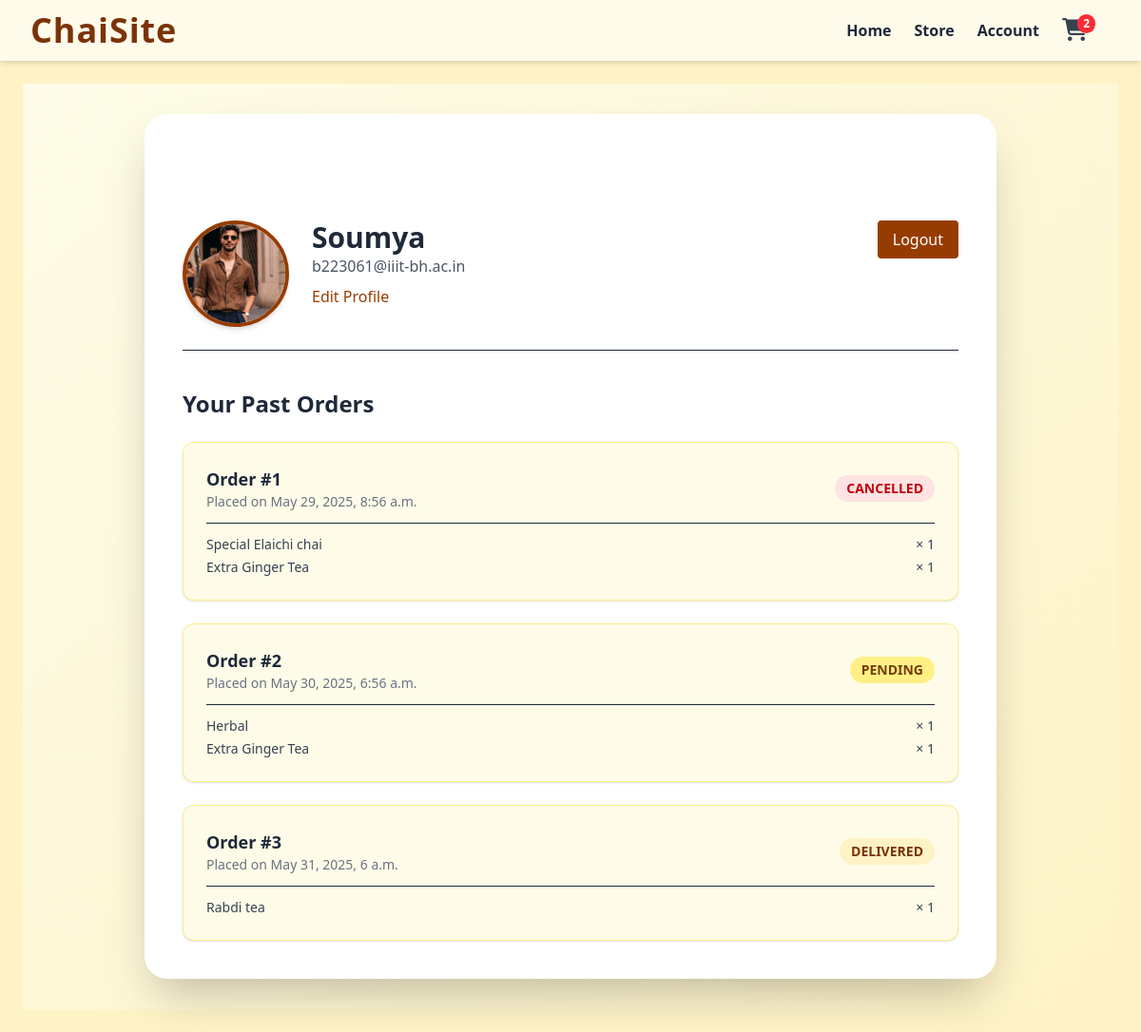
/profile/ (signed in), run on the app's committed database.
### Accounts/models.py (models this page shows, shortened)
class Profile(models.Model):
    user = models.OneToOneField(User, on_delete=models.CASCADE)
    profile_image = models.ImageField(upload_to='profile/', null=True, blank=True)
    email=models.EmailField(null=True,blank=True)

### cart/models.py (models this page shows, shortened)
class Order(models.Model):
    STATUS_CHOICES = [
        ('PENDING', 'Pending'),
        ('PROCESSING', 'Processing'),
        ('SHIPPED', 'Shipped'),
        ('DELIVERED', 'Delivered'),
        ('CANCELLED', 'Cancelled'),
    ]
    user = models.ForeignKey(User, on_delete=models.CASCADE)
    ordered_at = models.DateTimeField(auto_now_add=True)
    status = models.CharField(max_length=20, choices=STATUS_CHOICES, default='PENDING')
    total_amount = models.DecimalField(max_digits=10, decimal_places=2, default=0.00)

class OrderItem(models.Model):
    order = models.ForeignKey(Order, on_delete=models.CASCADE, related_name='items')
    chai = models.ForeignKey(ChaiVariety, on_delete=models.SET_NULL, null=True)
    quantity = models.PositiveIntegerField(default=1)
    price_at_order = models.DecimalField(max_digits=6, decimal_places=2)

### chai/models.py (models this page shows, shortened)
class ChaiVariety(models.Model):
    CHAI_TYPE_CHOICE=[
        ('ML','MASALA'),
        ('GR','GINGER'),
        ('KL','KIWI'),
        ('PL','PLAIN'),
        ('EL','ELAICHI'),
    ]
    name= models.CharField(max_length=100)
    image= models.ImageField(upload_to='chais/')
    date_addded=models.DateTimeField(default=timezone.now)
    type=models.CharField(max_length=2,choices=CHAI_TYPE_CHOICE)
    ingredients = models.TextField(blank=True, null=True)
    price = models.DecimalField(max_digits=6, decimal_places=2)
    reviewrating = models.FloatField(default=0.0)
    description= models.CharField(default= "no description yet")

### Project_2/views.py (the view)
# urls.py: path('profile/', views.profile, name='profile'),
@login_required
def profile(request):
    orders = Order.objects.filter(user=request.user)
    orders=orders.order_by('ordered_at')
    return render(request,'account.html',{
        'user':request.user,
        'orders':orders,
    })

### cart/context.py (called while the page is built)
def cart_context(request):
    if request.user.is_authenticated:
        cart = Cart.objects.filter(user=request.user).first()
    else:
        cart = None
    return {'cart': cart}

### templates/account.html (shortened to what this page needs)
{% extends "layout.html" %}
{% block content %}
<div class="min-h-screen bg-gradient-to-br from-yellow-50 to-amber-100 py-8 px-4 sm:px-6 lg:px-8">
  <div class="max-w-4xl mx-auto pt-24 sm:pt-28 bg-white p-6 sm:p-10 rounded-3xl shadow-2xl">
    <div class="flex flex-col sm:flex-row justify-between sm:items-start gap-6 mb-10 border-b pb-6">
      <div class="flex flex-col sm:flex-row items-center sm:items-start gap-4 sm:gap-6">
        <img src="{{ user.profile.profile_image.url|default:'/static/images/default-avatar.jpg' }}"
             alt="Profile Photo"
             class="w-24 h-24 sm:w-28 sm:h-28 rounded-full border-4 border-amber-800 object-cover shadow-md" />
        <div class="text-center sm:text-left">
          <h2 class="text-2xl sm:text-3xl font-bold text-gray-800 break-words">{{ user.username }}</h2>
          <p class="text-gray-600 text-sm sm:text-base break-all">{{ user.profile.email }}</p>
          <a href="{% url 'edit_profile' %}" class="text-amber-800 hover:underline text-sm sm:text-base mt-2 inline-block">
            Edit Profile
          </a>
        </div>
      </div>
      <div class="mt-4 sm:mt-0">
        <a href="{% url 'Logout' %}" class="block text-center sm:inline-block bg-amber-800 text-white px-4 py-2 rounded hover:bg-amber-900 transition w-full sm:w-auto">
          Logout
        </a>
      </div>
    </div>
    <h3 class="text-xl sm:text-2xl font-semibold text-gray-800 mb-6">Your Past Orders</h3>
    {% if orders %}
      <div class="space-y-6">
        {% for order in orders %}
          <div class="bg-yellow-50 border border-yellow-200 rounded-xl shadow-sm hover:shadow-md transition duration-300 p-4 sm:p-6">
            <div class="flex flex-col sm:flex-row justify-between sm:items-center mb-3 space-y-2 sm:space-y-0">
              <div>
                <p class="text-base sm:text-lg font-semibold text-gray-800">Order #{{ order.id }}</p>
                <p class="text-sm text-gray-500">Placed on {{ order.ordered_at }}</p>
              </div>
              <span class="text-xs sm:text-sm font-semibold px-3 py-1 rounded-full
                {% if order.status == 'DELIVERED' %}
                  bg-amber-100 text-amber-900
                {% elif order.status == 'PENDING' %}
                  bg-yellow-200 text-yellow-900
                {% elif order.status == 'CANCELLED' %}
                  bg-red-100 text-red-700
                {% else %}
                  bg-gray-100 text-gray-700
                {% endif %}
              ">
                {{ order.status }}
              </span>
            </div>
            <div class="border-t pt-3 mt-3">
              <ul class="text-sm text-gray-700 space-y-1">
                {% for item in order.items.all %}
                  <li class="flex justify-between">
                    <span>{{ item.chai.name }}</span>
                    <span class="font-medium">× {{ item.quantity }}</span>
                  </li>
                {% endfor %}
              </ul>
            </div>
          </div>
        {% endfor %}
      </div>
    {% endif %}
  </div>
</div>
{% endblock %}

### data on the page
Order: id "1", ordered_at "May 29, 2025, 8:56 a.m.", status "CANCELLED"
OrderItem: chai.name "Special Elaichi chai", quantity "1"
OrderItem: chai.name "Extra Ginger Tea", quantity "1"
Order: id "2", ordered_at "May 30, 2025, 6:56 a.m.", status "PENDING"
OrderItem: chai.name "Herbal", quantity "1"
OrderItem: chai.name "Extra Ginger Tea", quantity "1"
Order: id "3", ordered_at "May 31, 2025, 6 a.m.", status "DELIVERED"
OrderItem: chai.name "Rabdi tea", quantity "1"

### other printed values
{{ user.username }} "Soumya"
{{ user.profile.email }} "b223061@iiit-bh.ac.in"
